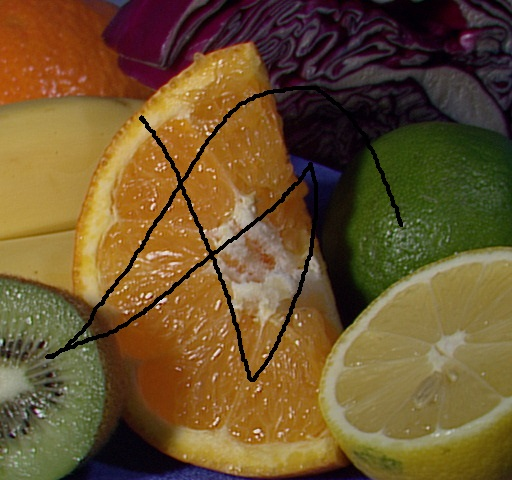
//> input picture Opencv_task61-80/photo/fruit.jpg, 512 x 480 px
$ ./075图像去水印修复   (built with g++ and OpenCV 4)
//> lines starting //> are read from the running program, lines starting //| are printed output that depends on the picture; after the words box and inside, x2 and y2 are one past the last pixel; in counts of white or black regions, pixels touching at a corner belong together
#include <opencv2/opencv.hpp>
#include <math.h>
using namespace cv;
using namespace std;
int main(int argc, char** argv)
{
	Mat hsv, mask, result;
	Mat src = imread("photo/fruit.jpg");
//> src is the input picture: 480 rows x 512 cols, CV_8UC3; mean B, G, R 45.4, 83.5, 108
	if (src.empty()) {
		printf("could not load image...\n");
		return -1;
	}
	cvtColor(src, hsv, COLOR_BGR2HSV);
//> hsv: 480 rows x 512 cols, CV_8UC3; mean H, S, V 48.3, 160.5, 110.8

	// mask
	inRange(hsv, Scalar(100, 43, 46), Scalar(124, 255, 255), mask);
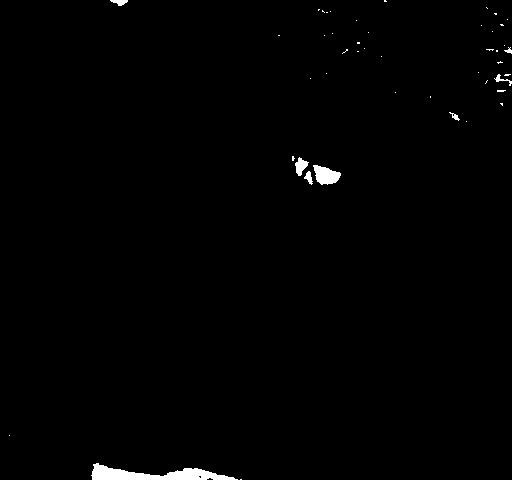
//> mask: 480 rows x 512 cols, CV_8UC1; 0.87% white; 46 white regions (38 under 20 px), largest, box (x1, y1, x2, y2) and area: (91, 463, 238, 480) 1231, (313, 165, 341, 185) 364, (295, 157, 309, 176) 145
	imshow("hsv", hsv);
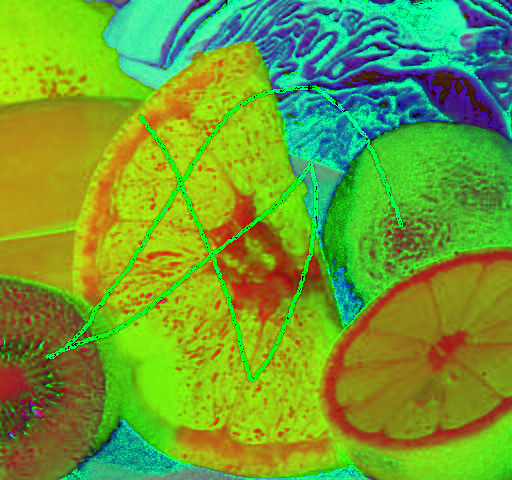
//> window 'hsv': 480 rows x 512 cols, CV_8UC3; mean B, G, R 48.3, 160.5, 110.8
	Mat se = getStructuringElement(MORPH_RECT, Size(5, 5), Point(-1, -1));
	dilate(mask, mask, se);
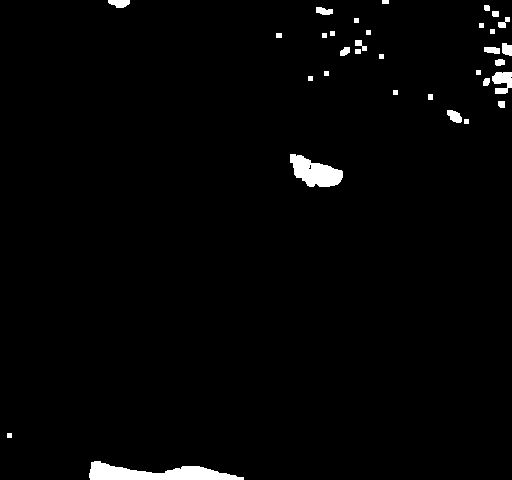
//> mask: 480 rows x 512 cols, CV_8UC1; 1.8% white; 33 white regions, largest, box (x1, y1, x2, y2) and area: (89, 461, 244, 480) 1667, (290, 154, 343, 187) 1069, (492, 72, 512, 94) 311
	imshow("mask", mask);

	// 修复
	inpaint(src, mask, result, 3, INPAINT_TELEA);
	imshow("result", result);
	waitKey(0);
	return 0;
}

$ run again, with Opencv_task61-80/photo/1.jpg copied over Opencv_task61-80/photo/fruit.jpg
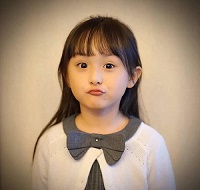
//> input picture Opencv_task61-80/photo/1.jpg, 200 x 190 px
//> src is the input picture: 190 rows x 200 cols, CV_8UC3; mean B, G, R 119.6, 143.7, 168.3
//> hsv: 190 rows x 200 cols, CV_8UC3; mean H, S, V 24.9, 80.6, 168.7
//> `imshow("hsv", hsv);`:
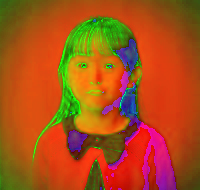
//> window 'hsv': 190 rows x 200 cols, CV_8UC3; mean B, G, R 24.9, 80.6, 168.7
//> `dilate(mask, mask, se);`:
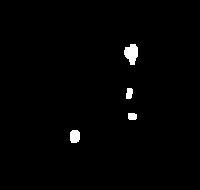
//> mask: 190 rows x 200 cols, CV_8UC1; 1.2% white; 4 white regions, box (x1, y1, x2, y2) and area: (124, 44, 138, 65) 209, (70, 130, 80, 143) 117, (126, 88, 133, 99) 65, (128, 113, 137, 120) 59
